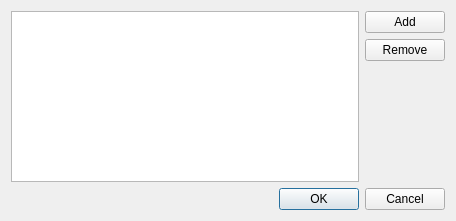
<?xml version="1.0" encoding="UTF-8"?>
<ui version="4.0">
 <class>Dialog</class>
 <widget class="QDialog" name="Dialog">
  <property name="geometry">
   <rect>
    <x>0</x>
    <y>0</y>
    <width>456</width>
    <height>221</height>
   </rect>
  </property>
  <property name="windowTitle">
   <string>Dialog</string>
  </property>
  <layout class="QVBoxLayout" name="verticalLayout">
   <item>
    <layout class="QHBoxLayout" name="horizontalLayout">
     <item>
      <widget class="QTableView" name="tableView"/>
     </item>
     <item>
      <layout class="QVBoxLayout" name="verticalLayout_2">
       <item>
        <widget class="QPushButton" name="addButton">
         <property name="text">
          <string>Add</string>
         </property>
        </widget>
       </item>
       <item>
        <widget class="QPushButton" name="removeButton">
         <property name="text">
          <string>Remove</string>
         </property>
        </widget>
       </item>
       <item>
        <spacer name="verticalSpacer">
         <property name="orientation">
          <enum>Qt::Vertical</enum>
         </property>
         <property name="sizeHint" stdset="0">
          <size>
           <width>20</width>
           <height>40</height>
          </size>
         </property>
        </spacer>
       </item>
      </layout>
     </item>
    </layout>
   </item>
   <item>
    <widget class="QDialogButtonBox" name="buttonBox">
     <property name="orientation">
      <enum>Qt::Horizontal</enum>
     </property>
     <property name="standardButtons">
      <set>QDialogButtonBox::Cancel|QDialogButtonBox::Ok</set>
     </property>
    </widget>
   </item>
  </layout>
 </widget>
 <resources/>
 <connections>
  <connection>
   <sender>buttonBox</sender>
   <signal>accepted()</signal>
   <receiver>Dialog</receiver>
   <slot>accept()</slot>
   <hints>
    <hint type="sourcelabel">
     <x>248</x>
     <y>254</y>
    </hint>
    <hint type="destinationlabel">
     <x>157</x>
     <y>274</y>
    </hint>
   </hints>
  </connection>
  <connection>
   <sender>buttonBox</sender>
   <signal>rejected()</signal>
   <receiver>Dialog</receiver>
   <slot>reject()</slot>
   <hints>
    <hint type="sourcelabel">
     <x>316</x>
     <y>260</y>
    </hint>
    <hint type="destinationlabel">
     <x>286</x>
     <y>274</y>
    </hint>
   </hints>
  </connection>
 </connections>
</ui>
